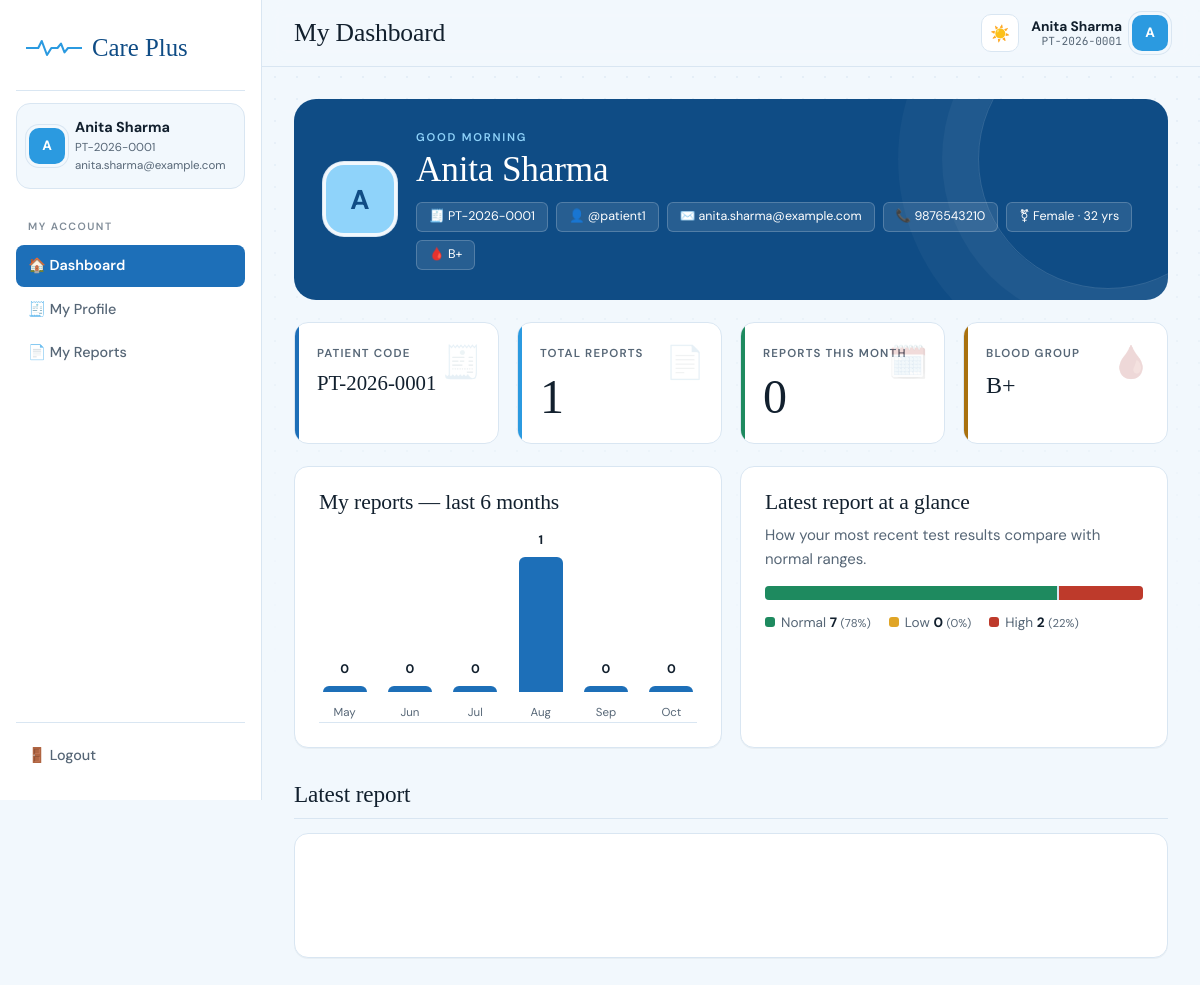
/user/dashboard.php (signed in), run on the app's committed database.
### tables this page shows
CREATE TABLE patients (
    patient_id     INT AUTO_INCREMENT PRIMARY KEY,
    user_id        INT NULL,                        
    patient_code   VARCHAR(20) NOT NULL UNIQUE,      
    full_name      VARCHAR(100) NOT NULL,
    date_of_birth  DATE,
    gender         ENUM('Male','Female','Other') NOT NULL,
    phone          VARCHAR(20),
    email          VARCHAR(120),
    address        VARCHAR(255),
    blood_group    VARCHAR(5),
    registered_by  INT NULL,                         
    created_at     TIMESTAMP DEFAULT CURRENT_TIMESTAMP,
    FOREIGN KEY (user_id) REFERENCES users(user_id) ON DELETE SET NULL,
    FOREIGN KEY (registered_by) REFERENCES admins(admin_id) ON DELETE SET NULL
);

CREATE TABLE users (
    user_id       INT AUTO_INCREMENT PRIMARY KEY,
    full_name     VARCHAR(100) NOT NULL,
    username      VARCHAR(50)  NOT NULL UNIQUE,
    email         VARCHAR(120) NOT NULL UNIQUE,
    phone         VARCHAR(20),
    password_hash VARCHAR(255) NOT NULL,
    status        ENUM('active','disabled') NOT NULL DEFAULT 'active',
    created_at    TIMESTAMP DEFAULT CURRENT_TIMESTAMP
);

### includes/functions.php (called while the page is built, shortened)
<?php
function e($value) {
    return htmlspecialchars($value ?? '', ENT_QUOTES, 'UTF-8');
}

### user/dashboard.php (the view, shortened to what this page needs)
<?php
require_once __DIR__ . '/../config/config.php';
require_once __DIR__ . '/../includes/charts.php';
$pageTitle = 'My Dashboard';
$stmt = $pdo->prepare("SELECT * FROM patients WHERE user_id = ?");
$stmt->execute([$_SESSION['user_id']]);
$patient = $stmt->fetch();
$u = $pdo->prepare("SELECT username, email, phone FROM users WHERE user_id = ?");
$u->execute([$_SESSION['user_id']]);
$account = $u->fetch() ?: [];
$reports = [];
$latest = null;
if ($patient) {
    $r = $pdo->prepare("SELECT hr.*, d.full_name AS doctor_name FROM health_reports hr LEFT JOIN doctors d ON d.doctor_id = hr.doctor_id WHERE hr.patient_id = ? ORDER BY hr.report_date DESC");
    $r->execute([$patient['patient_id']]);
    $reports = $r->fetchAll();
    $latest = $reports[0] ?? null;
}
$thisMonth = 0;
$age = ($patient && $patient['date_of_birth']) ? floor((time() - strtotime($patient['date_of_birth'])) / 31556926) : null;
$series = $patient ? month_series($pdo, (int)$patient['patient_id']) : [];
$mix    = $latest ? status_mix($pdo, (int)$latest['report_id']) : [];
require __DIR__ . '/../includes/header_user.php';
?>
<?php if (!$patient): ?>
  <div class="empty-state"><div class="icon">🗂️</div>
    Your account isn't linked to a patient record yet. Please contact the hospital administrator.
  </div>
<?php else: ?>
<div class="welcome-banner">
  <div class="avatar avatar-lg avatar-ring"><?= e(strtoupper(substr($patient['full_name'], 0, 1))) ?></div>
  <div class="wb-main">
    <p class="wb-eyebrow" data-greeting>Welcome back</p>
    <h2><?= e($patient['full_name']) ?></h2>
    <div class="info-chips">
      <span class="info-chip">🧾 <?= e($patient['patient_code']) ?></span>
      <?php if (!empty($account['username'])): ?><span class="info-chip">👤 @<?= e($account['username']) ?></span><?php endif; ?>
      <?php if (!empty($account['email'])): ?><span class="info-chip">✉️ <?= e($account['email']) ?></span><?php endif; ?>
      <?php if ($patient['phone']): ?><span class="info-chip">📞 <?= e($patient['phone']) ?></span><?php endif; ?>
      <span class="info-chip">⚧ <?= e($patient['gender']) ?><?= $age !== null ? ' · ' . e($age) . ' yrs' : '' ?></span>
      <?php if ($patient['blood_group']): ?><span class="info-chip">🩸 <?= e($patient['blood_group']) ?></span><?php endif; ?>
    </div>
  </div>
</div>
<div class="grid grid-4">
  <div class="stat-card"><div class="stat-icon">🧾</div><div class="stat-label">Patient Code</div><div class="stat-value mono" style="font-size:1.3rem;"><?= e($patient['patient_code']) ?></div></div>
  <div class="stat-card"><div class="stat-icon">📄</div><div class="stat-label">Total Reports</div><div class="stat-value" data-count="<?= count($reports) ?>"><?= count($reports) ?></div></div>
  <div class="stat-card"><div class="stat-icon">🗓️</div><div class="stat-label">Reports This Month</div><div class="stat-value" data-count="<?= (int)$thisMonth ?>"><?= (int)$thisMonth ?></div></div>
  <div class="stat-card"><div class="stat-icon">🩸</div><div class="stat-label">Blood Group</div><div class="stat-value" style="font-size:1.5rem;"><?= e($patient['blood_group'] ?: '—') ?></div></div>
</div>
<div class="grid grid-2" style="margin-top:22px;">
  <div class="card"><h3 style="margin-top:0;">My reports — last 6 months</h3><?php render_bar_chart($series); ?></div>
  <div class="card"><h3 style="margin-top:0;">Latest report at a glance</h3>
    <p class="hint">How your most recent test results compare with normal ranges.</p>
    <?php if ($latest) render_status_mix($mix); else echo '<div class="empty-state" style="padding:24px;">No reports yet.</div>'; ?></div>
</div>
<div class="section-title"><h3>Latest report</h3></div>
<?php if ($latest): ?>
  <div class="card">
  </div>
<?php else: ?>
  <div class="empty-state"><div class="icon">🧪</div>No reports have been generated for you yet.</div>
<?php endif; ?>
<?php endif; ?>
<?php require __DIR__ . '/../includes/footer.php'; ?>

### includes/header_user.php (shortened to what this page needs)
<?php
$currentFile = basename($_SERVER['PHP_SELF']);
$hu = ['full_name' => $_SESSION['user_name'] ?? 'Patient', 'username' => '', 'email' => '', 'patient_code' => ''];
if (!empty($_SESSION['user_id']) && isset($pdo)) {
    $q = $pdo->prepare("SELECT u.full_name, u.username, u.email, p.patient_code
                        FROM users u LEFT JOIN patients p ON p.user_id = u.user_id
                        WHERE u.user_id = ?");
    $q->execute([$_SESSION['user_id']]);
    if ($row = $q->fetch()) $hu = array_merge($hu, array_filter($row, fn($v) => $v !== null));
}
?>
<!DOCTYPE html>
<html lang="en">
<head>
<link rel="stylesheet" href="<?= BASE_URL ?>/assets/css/style.css">
</head>
<body>
<div class="app-shell">
  <aside class="sidebar">
    <div class="brand">
      <svg class="pulse-mini" viewBox="0 0 64 22" xmlns="http://www.w3.org/2000/svg">
        <path d="M0 11 H14 L18 3 L24 19 L29 11 H36 L40 6 L44 16 L48 11 H64" />
      </svg>
      <strong>Care Plus</strong>
    </div>
    <a href="profile.php" class="side-user">
      <div class="avatar avatar-ring"><?= e(strtoupper(substr($hu['full_name'], 0, 1))) ?></div>
      <div class="side-user-text">
        <strong><?= e($hu['full_name']) ?></strong>
        <small><?= e($hu['patient_code'] ?: ('@' . $hu['username'])) ?></small>
        <small><?= e($hu['email']) ?></small>
      </div>
    </a>
    <div class="section-label">My Account</div>
    <nav>
      <a href="dashboard.php" class="<?= $currentFile === 'dashboard.php' ? 'active' : '' ?>">🏠 Dashboard</a>
      <a href="profile.php" class="<?= $currentFile === 'profile.php' ? 'active' : '' ?>">🧾 My Profile</a>
      <a href="reports.php" class="<?= in_array($currentFile, ['reports.php','view_report.php']) ? 'active' : '' ?>">📄 My Reports</a>
    </nav>
    <nav class="logout-link">
      <a href="<?= BASE_URL ?>/auth/logout.php?role=user" data-confirm="Log out of your account?">🚪 Logout</a>
    </nav>
  </aside>
  <div>
    <header class="topbar">
      <div class="left-group">
        <h2><?= e($pageTitle ?? 'Dashboard') ?></h2>
      </div>
      <div class="topbar-actions">
        <button class="theme-toggle" id="themeToggle" type="button" aria-label="Switch light/dark theme" title="Switch theme"><span class="ti-sun">☀️</span><span class="ti-moon">🌙</span></button>
        <a href="profile.php" class="user-chip">
                <span class="chip-text"><strong><?= e($hu['full_name']) ?></strong><small><?= e($hu['patient_code'] ?: ('@' . $hu['username'])) ?></small></span>
                <div class="avatar avatar-ring"><?= e(strtoupper(substr($hu['full_name'], 0, 1))) ?></div>
              </a>
      </div>
    </header>
    <main class="content fade-in">

### data on the page
patients: user.full_name "A", user.full_name "Anita Sharma", patient_code "PT-2026-0001", user.email "anita.sharma@example.com", full_name "A", full_name "Anita Sharma", phone "9876543210", gender "Female", date_of_birth "32", blood_group "B+"
users: username "patient1", email "anita.sharma@example.com"

### other printed values
$pageTitle "My Dashboard"
count($reports) "1"
$thisMonth "0"
$s['count'] "0"
$s['label'] "May"
$s['label'] "Jun"
$s['label'] "Jul"
$s['count'] "1"
$s['label'] "Aug"
$s['label'] "Sep"
$s['label'] "Oct"
$k "Normal"
$v "7"
$v / $total * 100 "78"
$k "Low"
